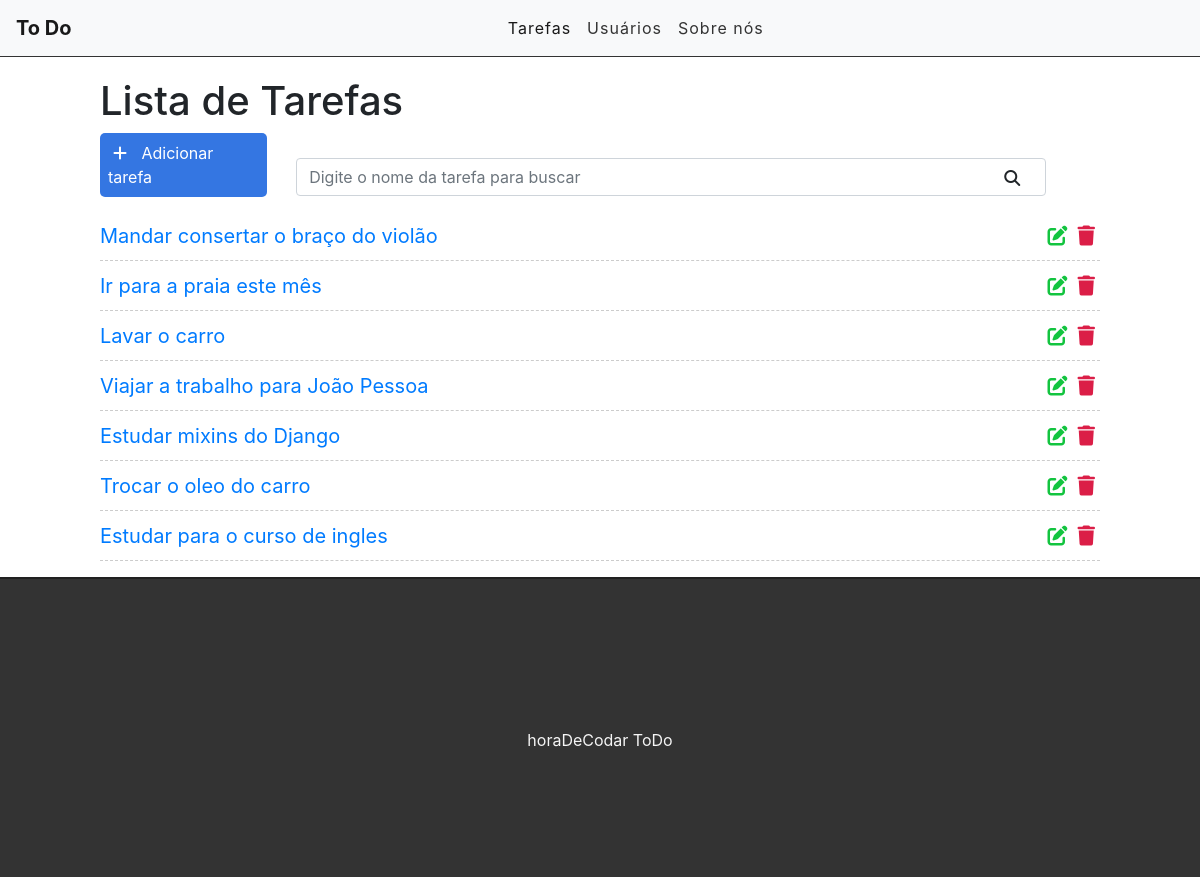
The app's page /, older data.
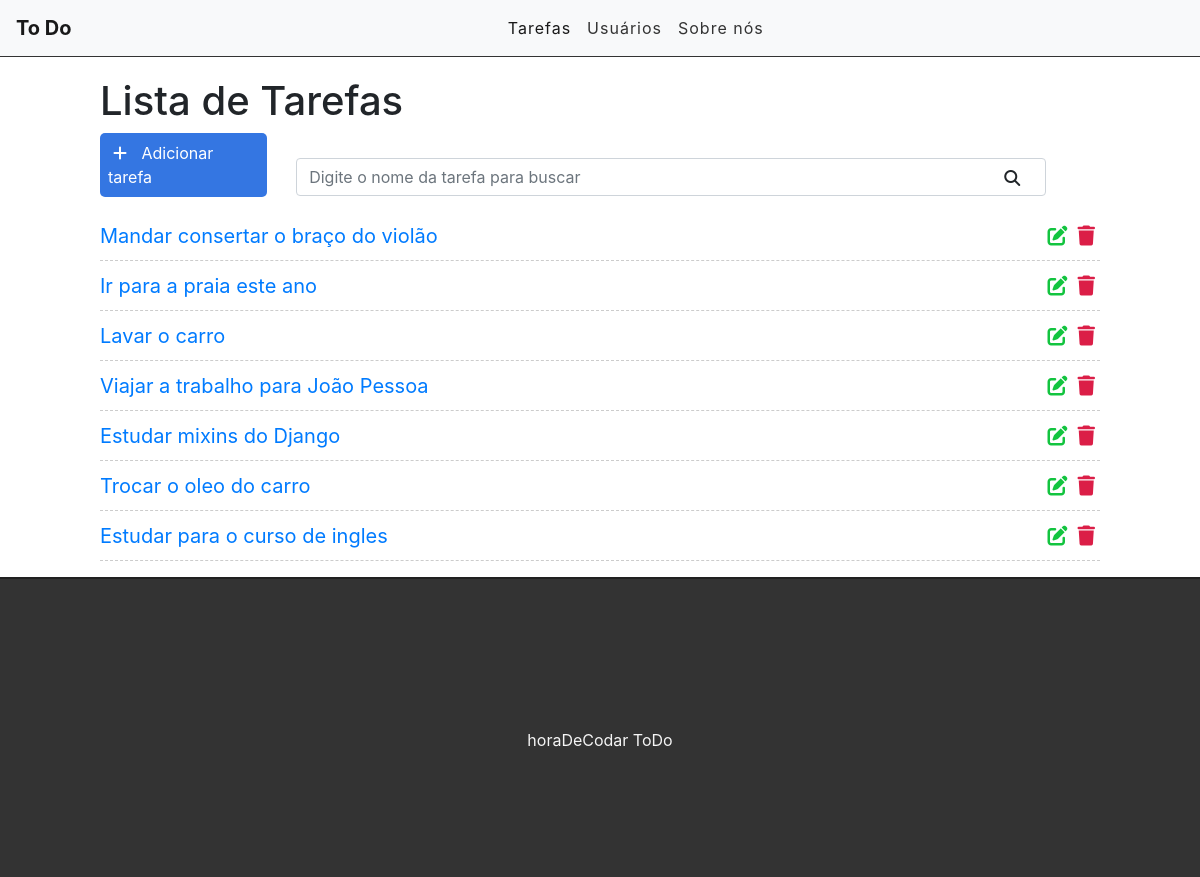
The same page, newer data.
### tasks/models.py (models this page shows, shortened)
class Task(models.Model):
    STATUS = (
        ('doing','Doing'),
        ('done', 'Done'),
    )
    title = models.CharField(max_length=255)
    description = models.TextField()
    done = models.CharField(
        max_length=5,
        choices=STATUS,
    )
    created_at = models.DateTimeField(auto_now_add=True)
    updated_at = models.DateTimeField(auto_now=True)

### tasks/views.py (the view)
# urls.py: path('', views.taskList, name='task-list'),
def taskList(request):
    tasks = Task.objects.all().order_by('-created_at')
    return render(request, 'tasks/list.html', {'tasks': tasks})

### tasks/templates/tasks/list.html
{% extends 'base.html' %}
{% block content %}
<div class="offset-1 col-10 list-div">
    <h1>Lista de Tarefas</h1>
    <a id="add-link" href="newtask/">
        <div class="col-2 add-div">
            <i class="fa-solid fa-plus"></i> Adicionar tarefa
        </div>
    </a>
    <div class="col-9 search-div">
        <input class="form-control" type="text" id="search" name="search" placeholder="Digite o nome da tarefa para buscar">
        <i class="fa-solid fa-magnifying-glass"></i>
    </div>
    <ul class="task-list">
        {% for task in tasks %}
        <li class="task-item">
            <span><a href="/task/{{task.id}}">{{task.title}}</a></span>
            <a href="delete/{{task.id}}"><span><i class="fa-solid fa-trash"></i></span></a>
            <a href="edit/{{task.id}}"><span><i class="fa-solid fa-edit"></i></span></a>
        </li>
        {% endfor %}
    </ul>
</div>
{% endblock %}

Row changes from the older to the newer data that the page shows:
changed Task: title "Ir para a praia este mês" → "Ir para a praia este ano"
